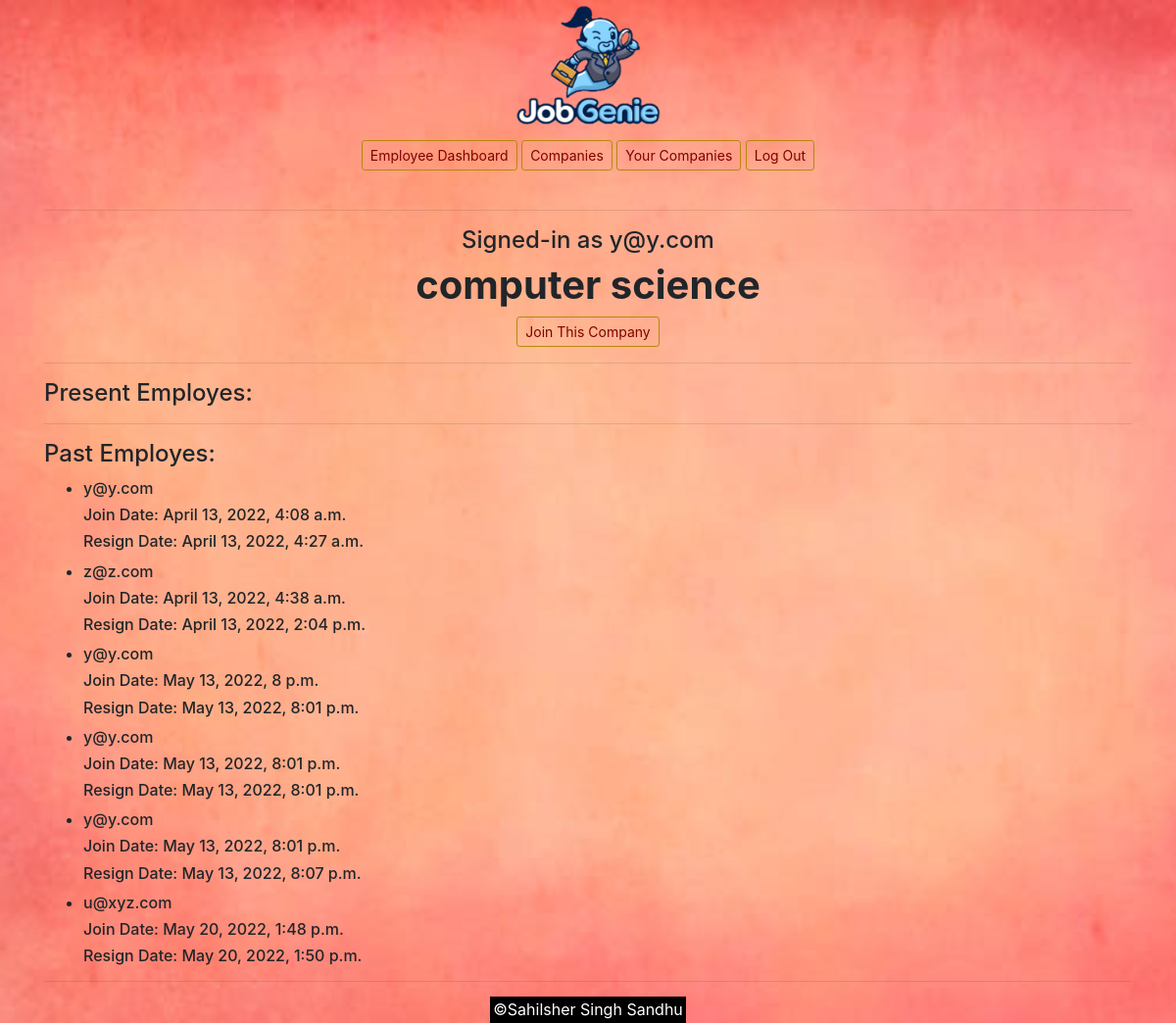
Page /company_dashboard/computer science (signed in) on the committed database.
### employment/models.py (models this page shows)
class User(AbstractUser):
    pass

class Company(models.Model):
    name = models.CharField(max_length=1000)
    creator = models.ForeignKey("User", on_delete=models.PROTECT)

class History(models.Model):
    user = models.ForeignKey("User", on_delete=models.PROTECT )
    company = models.ForeignKey("Company", on_delete=models.PROTECT)
    join_date = models.DateTimeField(blank = True)
    leave_date = models.DateTimeField(auto_now_add = True)

### employment/views.py (the view)
# urls.py: path("company_dashboard/<str:id>", views.company_dashboard, name="company_dashboard"),
@login_required
def company_dashboard(request, id):
    comp = Company.objects.get(name = id)
    his  = History.objects.filter(company = Company.objects.get(name = id))
    emp = Employee.objects.filter(company = Company.objects.get(name = id))
    if Employee.objects.filter(user = request.user):
        emp2 = Employee.objects.get(user = request.user)
    else:
        emp2=None
    content = {
        'history' : his,
        'employee' : emp,
        'company' : comp,
        'employ':emp2
    }
    print(comp)
    return render(request, "employment/company_dashboard.html", content)

### employment/templates/employment/company_dashboard.html (shortened to what this page needs)
{% extends "employment/layout.html" %}
{% load static %}
{% block body %}
<div style="text-align:center;">
    <img src="/static/employment/logo.png" alt="logo" width="150px">
    <br>
    <a class="btn btn-sm btn-outline-primary" href="{% url 'employee' %}">Employee Dashboard</a>
    <a class="btn btn-sm btn-outline-primary" href="{% url 'company' %}">Companies</a>
    <a class="btn btn-sm btn-outline-primary" href="{% url 'your_company' %}">Your Companies</a>
    <a class="btn btn-sm btn-outline-primary" href="{% url 'logout' %}">Log Out</a>
    </div>
    <br>
    <hr>
    <h4 style="text-align: center;">Signed-in as {{ request.user }}</h4>
    <div style="text-align: center;">
        <h1 style="text-align: center;"><b>{{company.name}}</b></h1>
        {% if company.creator != request.user and employ.company != company %}
            <a class="btn btn-sm btn-outline-primary" href="{% url 'join_company' id=company.name %}">Join This Company</a>
        {% endif %}
    </div>
    <hr>
    <div>
        <h4>Present Employes:</h4>
    </div>
    <hr>
    <div>
        <h4>Past Employes:</h4>
        <ul>
        {% for employ in history %}
        <li>
            <h6>{{employ.user}}</h6>
            <h6>Join Date: {{employ.join_date}}</h6>
            <h6>Resign Date: {{employ.leave_date}}</h6>
        </li>
        {% endfor %}
        </ul>
    </div>
    <hr>
{% endblock %}

### employment/static/employment/styles.css (style rules this page uses)
body { background: fixed; background-image: url(/static/employment/bg.jpg); background-repeat: no-repeat; background-position: center; background-size: cover; }
.btn-outline-primary { color: maroon; border-color: darkgoldenrod; }

### rows in the picture
User: user "y@y.com"
Company: name "computer science"
History: user "y@y.com", join_date "April 13, 2022, 4:08 a.m.", leave_date "April 13, 2022, 4:27 a.m."
History: user "z@z.com", join_date "April 13, 2022, 4:38 a.m.", leave_date "April 13, 2022, 2:04 p.m."
History: user "y@y.com", join_date "May 13, 2022, 8 p.m.", leave_date "May 13, 2022, 8:01 p.m."
History: user "y@y.com", join_date "May 13, 2022, 8:01 p.m.", leave_date "May 13, 2022, 8:01 p.m."
History: user "y@y.com", join_date "May 13, 2022, 8:01 p.m.", leave_date "May 13, 2022, 8:07 p.m."
History: user "u@xyz.com", join_date "May 20, 2022, 1:48 p.m.", leave_date "May 20, 2022, 1:50 p.m."
